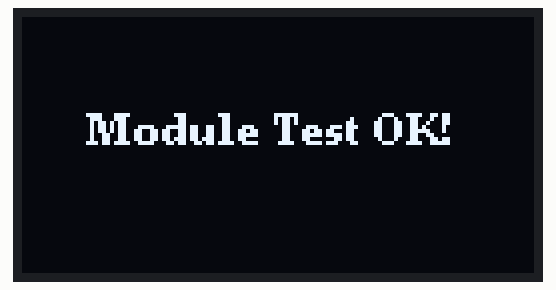
Recording of a sketch running on a simulated Arduino Uno, built for the host (arithmetic inside an expression is 32-bit, double 64-bit). Parts: 128×64 one-colour display. What the sketch prints to the serial monitor is not drawn.

Above: at 0.1 s.
At 0.6 s:
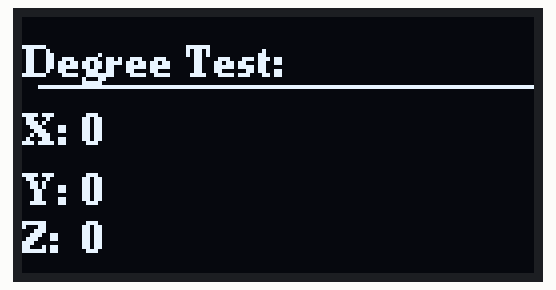

The sketch:

main.ino
```cpp
#include <Arduino.h>
#include <U8g2lib.h>
#ifdef U8X8_HAVE_HW_SPI
#include <SPI.h>
#endif
#ifdef U8X8_HAVE_HW_I2C
#include <Wire.h>
#endif
#define unsigned short u16
#define signed short s16

U8G2_SH1106_128X64_NONAME_F_HW_I2C u8g2(U8G2_R0, /* reset=*/ U8X8_PIN_NONE);

float x,y,z;
static s16 _data[12];
static int data_num = 0;
static s16 x_angle;
static s16 y_angle;
static s16 z_angle;
static u16 c_angle;
byte get_data[4] = {0xAA,0x01,0x01,0xAC};
static char xarr[3];
static char yarr[3];
static char zarr[3];

void setup(){
    u8g2.begin();
    u8g2.clearBuffer();
    Serial.begin(9600);
    u8g2.setFont(u8g2_font_ncenB08_tr); // choose a suitable font
    u8g2.drawStr(16,32,"Module Test OK!");
    u8g2.sendBuffer();
    delay(500);
}
void loop()
{
//  for(;send_num < 4;send_num++)
    Serial.write(get_data,4);
  while(Serial.available() > 0)
  {
    _data[data_num] = Serial.read();
    data_num++;
  }
    x_angle = (s16)(_data[5] << 8 | _data[6]);
    y_angle = (s16)(_data[7] << 8 | _data[8]);
    z_angle = (s16)(_data[9] << 8 | _data[10]);
//    Serial.println("当前角度为：  x/y/z");
//    Serial.println((float)x_angle / 10);
//    Serial.println((float)y_angle / 10);
//    Serial.println((float)z_angle / 10);
    u8g2.clearBuffer();          // clear the internal memory
    u8g2.drawStr(0,15,"Degree Test:");  // write something to the internal memory
    u8g2.drawHLine(4,17,124);
    u8g2.drawStr(0,32,"X:");
    u8g2.drawStr(0,47,"Y:");
    u8g2.drawStr(0,59,"Z:");
    u8g2.drawStr(15,32,itoa(x_angle / 10,xarr,10));
    u8g2.drawStr(15,47,itoa(y_angle / 10,yarr,10));
    u8g2.drawStr(15,59,itoa(z_angle / 10,zarr,10));
    u8g2.sendBuffer();
    data_num = 0;
}

/*
测试数据：
AA 01 01 AC
AA 09 01 00 0A FF 60 01 73 FE 60 EF
X 轴倾斜角度：0x FF60，十进制-160，即-16.0 度
Y 轴倾斜角度：0x0173，十进制 371，即 37.1 度
Z 轴倾斜角度：0xFE60，十进制-416，即-41.6 度
*/
```
